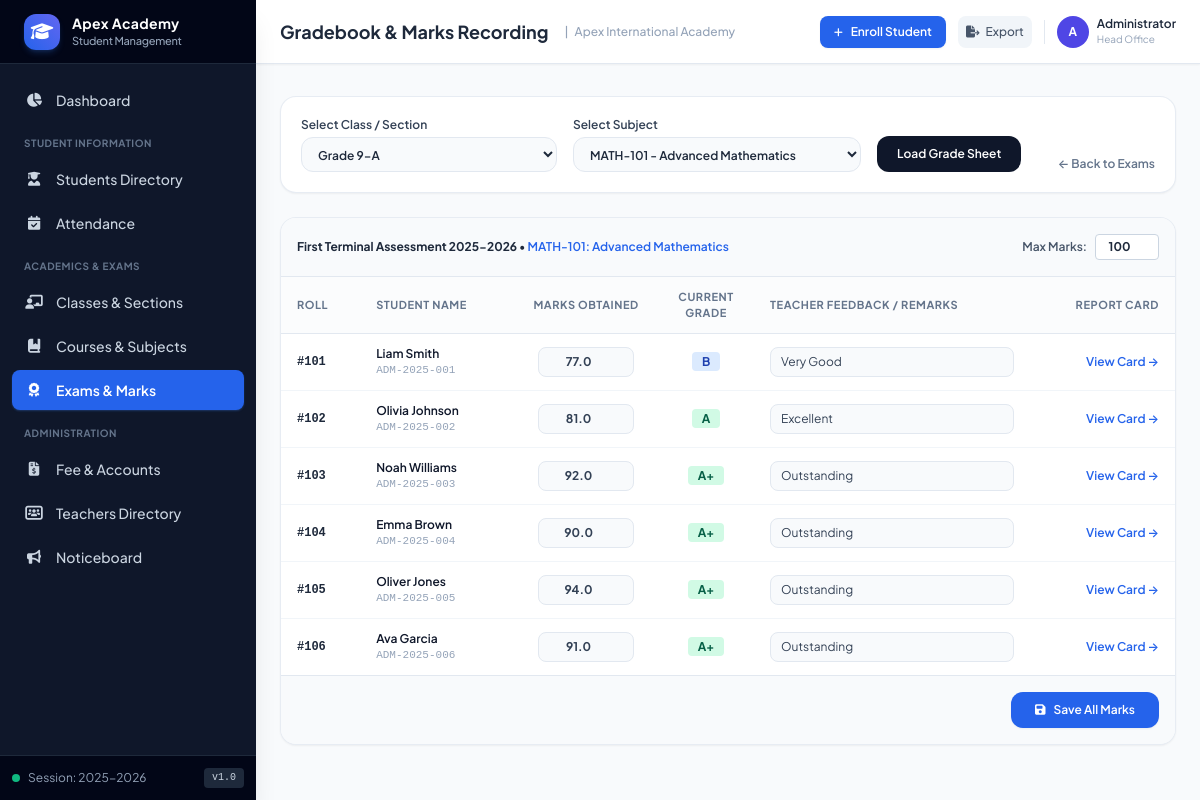
The app's page /examinations/2/marks with its own data.
### tables this page shows
CREATE TABLE exams (
        id INTEGER PRIMARY KEY AUTOINCREMENT,
        name TEXT NOT NULL,
        exam_type TEXT NOT NULL,
        academic_year TEXT NOT NULL,
        term TEXT NOT NULL,
        start_date TEXT NOT NULL,
        end_date TEXT NOT NULL,
        is_published INTEGER DEFAULT 1
    );

CREATE TABLE subjects (
        id INTEGER PRIMARY KEY AUTOINCREMENT,
        code TEXT UNIQUE NOT NULL,
        name TEXT NOT NULL,
        department TEXT NOT NULL,
        credits INTEGER DEFAULT 3,
        teacher_id INTEGER,
        FOREIGN KEY (teacher_id) REFERENCES teachers(id) ON DELETE SET NULL
    );

CREATE TABLE grades (
        id INTEGER PRIMARY KEY AUTOINCREMENT,
        student_id INTEGER NOT NULL,
        exam_id INTEGER NOT NULL,
        subject_id INTEGER NOT NULL,
        marks_obtained REAL NOT NULL,
        max_marks REAL NOT NULL DEFAULT 100.0,
        grade_letter TEXT,
        remarks TEXT,
        FOREIGN KEY (student_id) REFERENCES students(id) ON DELETE CASCADE,
        FOREIGN KEY (exam_id) REFERENCES exams(id) ON DELETE CASCADE,
        FOREIGN KEY (subject_id) REFERENCES subjects(id) ON DELETE CASCADE,
        UNIQUE(student_id, exam_id, subject_id)
    );

CREATE TABLE students (
        id INTEGER PRIMARY KEY AUTOINCREMENT,
        admission_no TEXT UNIQUE NOT NULL,
        roll_no TEXT NOT NULL,
        first_name TEXT NOT NULL,
        last_name TEXT NOT NULL,
        gender TEXT NOT NULL,
        dob TEXT NOT NULL,
        blood_group TEXT,
        email TEXT,
        phone TEXT,
        address TEXT,
        class_id INTEGER NOT NULL,
        admission_date TEXT NOT NULL,
        parent_name TEXT NOT NULL,
        parent_relation TEXT DEFAULT 'Parent',
        parent_phone TEXT NOT NULL,
        parent_email TEXT,
        status TEXT DEFAULT 'Active',
        avatar_url TEXT,
        FOREIGN KEY (class_id) REFERENCES classes(id) ON DELETE RESTRICT
    );

### app.py (the view)
@app.route('/examinations/<int:exam_id>/marks')
def marks_entry(exam_id):
    exam = query_db("SELECT * FROM exams WHERE id = ?", (exam_id,), one=True)
    if not exam:
        flash("Exam not found", "warning")
        return redirect(url_for('examinations_list'))
    class_id = request.args.get('class_id', '1')
    subject_id = request.args.get('subject_id', '1')
    classes = query_db("SELECT * FROM classes ORDER BY grade_level, section")
    subjects = query_db("SELECT * FROM subjects ORDER BY name")
    current_subject = query_db("SELECT * FROM subjects WHERE id = ?", (subject_id,), one=True)
    students_marks = query_db("""
        SELECT s.id as student_id, s.admission_no, s.roll_no, s.first_name, s.last_name,
               g.marks_obtained, g.max_marks, g.grade_letter, g.remarks
        FROM students s
        LEFT JOIN grades g ON s.id = g.student_id AND g.exam_id = ? AND g.subject_id = ?
        WHERE s.class_id = ? AND s.status = 'Active'
        ORDER BY CAST(s.roll_no AS INTEGER) ASC
    """, (exam_id, subject_id, class_id))
    return render_template(
        'examinations/marks_entry.html',
        exam=exam,
        classes=classes,
        subjects=subjects,
        current_subject=current_subject,
        selected_class_id=int(class_id),
        selected_subject_id=int(subject_id),
        records=students_marks
    )

### app.py (called while the page is built)
@app.context_processor
def inject_global_settings():
    return {
        'school_name': config.SCHOOL_NAME,
        'school_tagline': config.SCHOOL_TAGLINE,
        'school_address': config.SCHOOL_ADDRESS,
        'school_contact': config.SCHOOL_CONTACT,
        'academic_year': config.SCHOOL_ACADEMIC_YEAR,
        'now': datetime.now()
    }

### database.py (called while the page is built)
def get_db():
    conn = sqlite3.connect(DATABASE_PATH)
    conn.row_factory = sqlite3.Row
    conn.execute("PRAGMA foreign_keys = ON")
    return conn

def query_db(query, args=(), one=False):
    conn = get_db()
    try:
        cur = conn.cursor()
        cur.execute(query, args)
        rv = cur.fetchall()
        return (rv[0] if rv else None) if one else rv
    finally:
        conn.close()

### templates/examinations/marks_entry.html (shortened to what this page needs)
{% extends "base.html" %}
{% block header_title %}Gradebook & Marks Recording{% endblock %}
{% block content %}
<div class="space-y-6 pb-12">
    <div class="bg-white p-5 rounded-2xl border border-slate-200/80 shadow-sm">
        <form method="GET" action="{{ url_for('marks_entry', exam_id=exam.id) }}" class="flex flex-col sm:flex-row items-end gap-4">
            <div class="w-full sm:w-64">
                <label class="block text-xs font-semibold text-slate-700 mb-1">Select Class / Section</label>
                <select name="class_id" class="w-full bg-slate-50 border border-slate-200 rounded-xl px-3 py-2 text-xs focus:ring-2 focus:ring-blue-500 focus:bg-white font-semibold">
                    {% for c in classes %}
                    <option value="{{ c.id }}" {% if selected_class_id == c.id %}selected{% endif %}>{{ c.name }}</option>
                    {% endfor %}
                </select>
            </div>
            <div class="w-full sm:w-72">
                <label class="block text-xs font-semibold text-slate-700 mb-1">Select Subject</label>
                <select name="subject_id" class="w-full bg-slate-50 border border-slate-200 rounded-xl px-3 py-2 text-xs focus:ring-2 focus:ring-blue-500 focus:bg-white font-semibold">
                    {% for sub in subjects %}
                    <option value="{{ sub.id }}" {% if selected_subject_id == sub.id %}selected{% endif %}>{{ sub.code }} - {{ sub.name }}</option>
                    {% endfor %}
                </select>
            </div>
            <button type="submit" class="bg-slate-900 hover:bg-slate-800 text-white text-xs font-semibold px-5 py-2.5 rounded-xl transition-colors">
                Load Grade Sheet
            </button>
            <a href="{{ url_for('examinations_list') }}" class="ml-auto text-xs font-semibold text-slate-500 hover:text-slate-800">
                &larr; Back to Exams
            </a>
        </form>
    </div>
    <form method="POST" action="{{ url_for('marks_save', exam_id=exam.id) }}" class="bg-white rounded-2xl border border-slate-200/80 shadow-sm overflow-hidden">
        <div class="p-4 bg-slate-50 border-b border-slate-200 flex flex-wrap items-center justify-between gap-3 text-xs">
            <div>
                <span class="font-bold text-slate-800">{{ exam.name }}</span> &bull;
                <span class="font-semibold text-blue-600">{{ current_subject.code }}: {{ current_subject.name }}</span>
            </div>
            <div class="flex items-center gap-2">
                <label class="font-semibold text-slate-600">Max Marks:</label>
                <input type="number" name="max_marks" value="100" class="w-16 bg-white border border-slate-300 rounded px-2 py-1 text-center font-bold">
            </div>
        </div>
        <div class="overflow-x-auto">
            <table class="w-full text-left text-xs">
                <thead class="bg-slate-50/50 text-slate-500 font-semibold border-b border-slate-200 text-[11px] uppercase tracking-wider">
                    <tr>
                        <th class="py-3 px-4">Roll</th>
                        <th class="py-3 px-4">Student Name</th>
                        <th class="py-3 px-4 text-center w-36">Marks Obtained</th>
                        <th class="py-3 px-4 text-center w-24">Current Grade</th>
                        <th class="py-3 px-4">Teacher Feedback / Remarks</th>
                        <th class="py-3 px-4 text-right">Report Card</th>
                    </tr>
                </thead>
                <tbody class="divide-y divide-slate-100 text-slate-700">
                    {% for r in records %}
                    <tr class="hover:bg-slate-50/80 transition-colors">
                        <td class="py-3 px-4 font-mono font-bold text-slate-800">
                            #{{ r.roll_no }}
                        </td>
                        <td class="py-3 px-4 font-semibold text-slate-900">
                            {{ r.first_name }} {{ r.last_name }}
                            <span class="block text-[11px] text-slate-400 font-normal font-mono">{{ r.admission_no }}</span>
                        </td>
                        <td class="py-3 px-4 text-center">
                            <input type="number" step="0.5" min="0" max="100" name="marks_{{ r.student_id }}" value="{{ r.marks_obtained if r.marks_obtained is not none else '' }}" placeholder="0 - 100"
                                class="w-24 text-center font-bold bg-slate-50 border border-slate-200 rounded-lg py-1.5 focus:bg-white focus:ring-2 focus:ring-blue-500">
                        </td>
                        <td class="py-3 px-4 text-center">
                            {% if r.grade_letter %}
                            <span class="px-2.5 py-0.5 rounded font-bold
                                {% if r.grade_letter in ['A+', 'A'] %}bg-emerald-100 text-emerald-800
                                {% elif r.grade_letter in ['B', 'C'] %}bg-blue-100 text-blue-800
                                {% else %}bg-rose-100 text-rose-800{% endif %}">
                                {{ r.grade_letter }}
                            </span>
                            {% else %}
                            <span class="text-slate-400">-</span>
                            {% endif %}
                        </td>
                        <td class="py-3 px-4">
                            <input type="text" name="remarks_{{ r.student_id }}" value="{{ r.remarks or '' }}" placeholder="Optional feedback..."
                                class="w-full bg-slate-50 border border-slate-200 rounded-lg px-2.5 py-1.5 focus:bg-white focus:ring-1 focus:ring-blue-500">
                        </td>
                        <td class="py-3 px-4 text-right">
                            <a href="{{ url_for('report_card', student_id=r.student_id, exam_id=exam.id) }}" class="text-blue-600 hover:text-blue-800 font-semibold">
                                View Card &rarr;
                            </a>
                        </td>
                    </tr>
                    {% else %}
                    <tr>
                        <td colspan="6" class="py-8 text-center text-slate-400">No active students in this class.</td>
                    </tr>
                    {% endfor %}
                </tbody>
            </table>
        </div>
        {% if records %}
        <div class="p-4 bg-slate-50 border-t border-slate-200 flex justify-end">
            <button type="submit" class="bg-blue-600 hover:bg-blue-700 text-white font-semibold text-xs px-6 py-2.5 rounded-xl transition-colors shadow-sm flex items-center gap-2">
                <i class="fa-solid fa-floppy-disk"></i>
                <span>Save All Marks</span>
            </button>
        </div>
        {% endif %}
    </form>
</div>
{% endblock %}

### static/css/styles.css (style rules this page uses)
body { font-family: 'Plus Jakarta Sans', system-ui, -apple-system, sans-serif; }

### records on screen
exams: name "First Terminal Assessment 2025-2026"
subjects: code "MATH-101", name "Advanced Mathematics"
grades: roll_no "101", first_name "Liam", last_name "Smith", admission_no "ADM-2025-001", marks_obtained "77.0", grade_letter "B", remarks "Very Good"
grades: roll_no "102", first_name "Olivia", last_name "Johnson", admission_no "ADM-2025-002", marks_obtained "81.0", grade_letter "A", remarks "Excellent"
grades: roll_no "103", first_name "Noah", last_name "Williams", admission_no "ADM-2025-003", marks_obtained "92.0", grade_letter "A+", remarks "Outstanding"
grades: roll_no "104", first_name "Emma", last_name "Brown", admission_no "ADM-2025-004", marks_obtained "90.0", grade_letter "A+", remarks "Outstanding"
grades: roll_no "105", first_name "Oliver", last_name "Jones", admission_no "ADM-2025-005", marks_obtained "94.0", grade_letter "A+", remarks "Outstanding"
grades: roll_no "106", first_name "Ava", last_name "Garcia", admission_no "ADM-2025-006", marks_obtained "91.0", grade_letter "A+", remarks "Outstanding"

### other values on screen
{{ academic_year }} "2025-2026"
{{ school_name }} "Apex International Academy"
form field class_id "Grade 9-A"
form field subject_id "MATH-101 - Advanced Mathematics"
